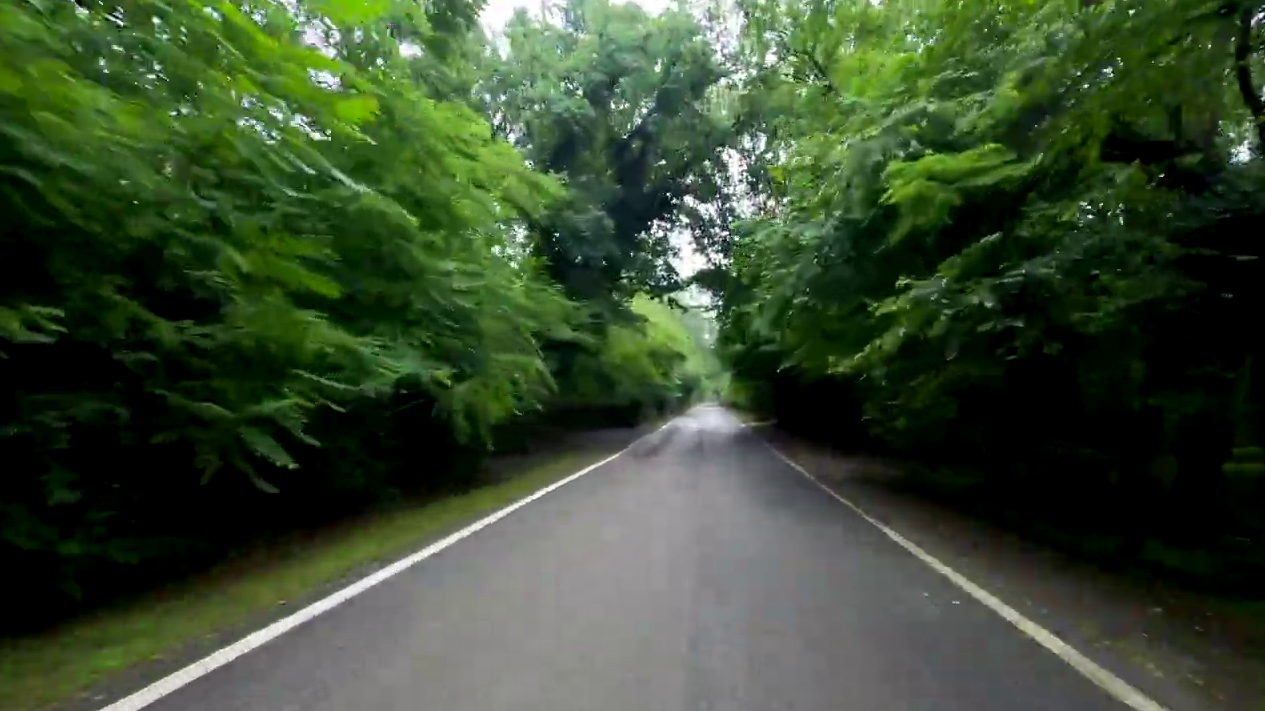
#> input picture Line Detect/Lane.png, 1265 x 711 px, found by its file name
$ python mainV3.py
#> lines starting #> are read from the running program, lines starting #| are printed output that depends on the picture; after the words box and inside, x2 and y2 are one past the last pixel; in counts of white or black regions, pixels touching at a corner belong together; pictures that were not available may be replaced by others from this repository, and a replacement may not be noted
#> in make_img, img is the input picture: shape (711, 1265, 3); mean B, G, R 49.1, 75, 58.1
import cv2
import numpy as np
import time
def find_line(img):
    img = cv2.morphologyEx(img, cv2.MORPH_DILATE, kernel=np.ones((3,3),np.uint8))
    img = cv2.convertScaleAbs(img, alpha=1.5, beta=-80)
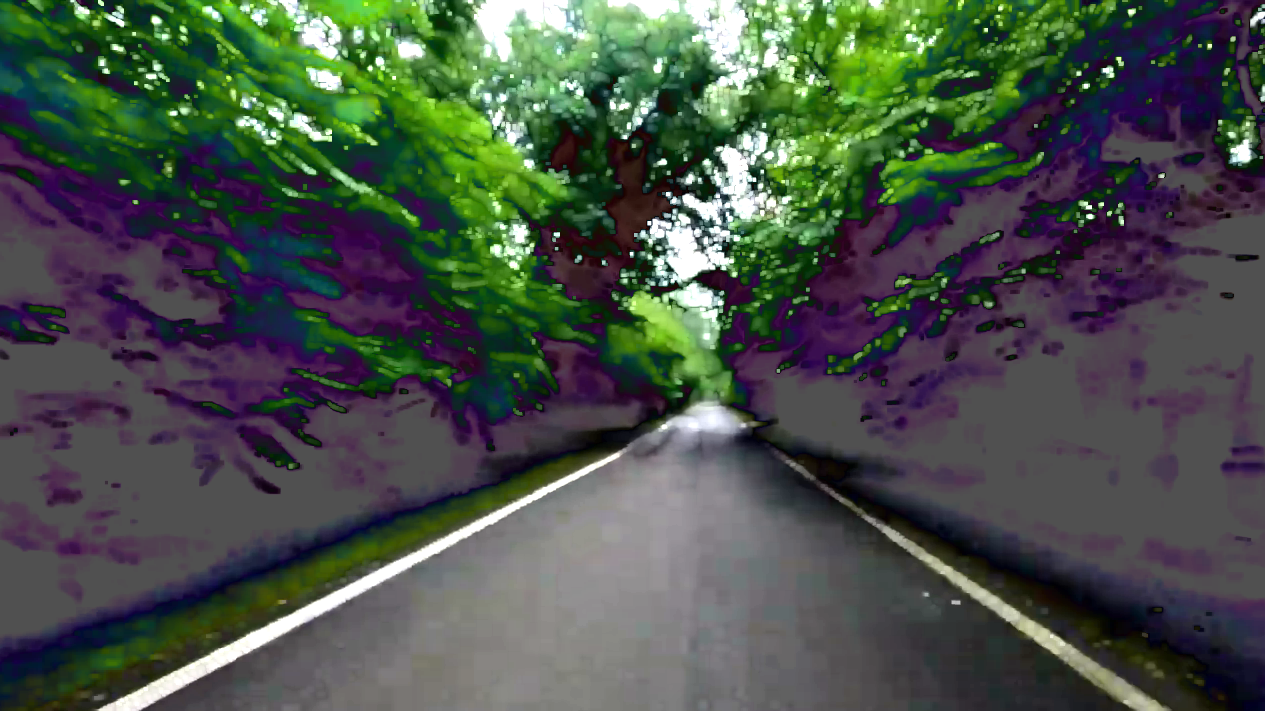
#> img: shape (711, 1265, 3); mean of channels 0, 1, 2 72.2, 81.4, 72.3; drawn as B, G, R
    lab_image = cv2.cvtColor(img, cv2.COLOR_BGR2RGB)
    R,G,B = cv2.split(lab_image)
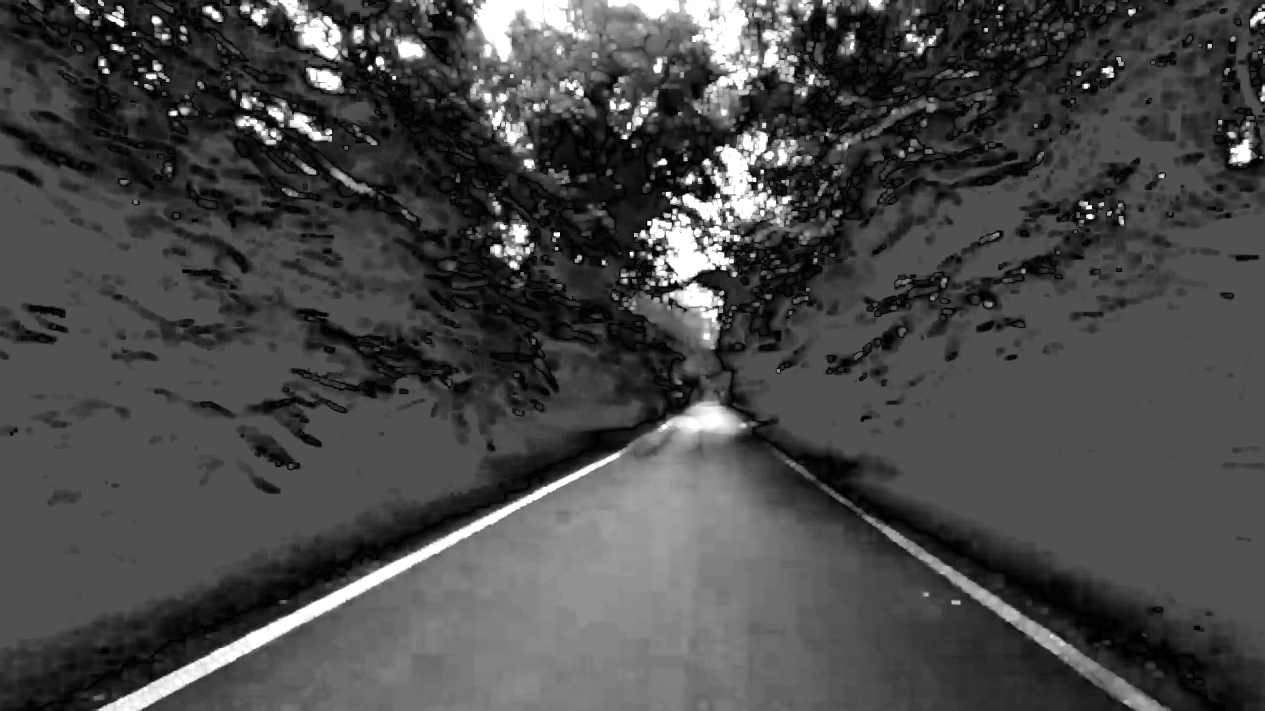
#> B: shape (711, 1265); min 0, max 255, mean 72.2
    cv2.imshow('', img)
    cv2.waitKey(0)
    cv2.imshow('', R)
    cv2.waitKey(0)
    # gray_img = cv2.cvtColor(L, cv2.COLOR_BGR2GRAY)
    gray_img = R
    # gray_img = cv2.GaussianBlur(gray_img, (5,5), 0 )

    # gray_img = cv2.convertScaleAbs(gray_img, alpha=1.4, beta=-30)
    cv2.imshow('B', gray_img)
    cv2.waitKey(0)
    # gray_img = cv2.erode(gray_img, kernel=np.ones((5, 5), np.uint8))

    edges = cv2.Canny(gray_img, 100, 200)
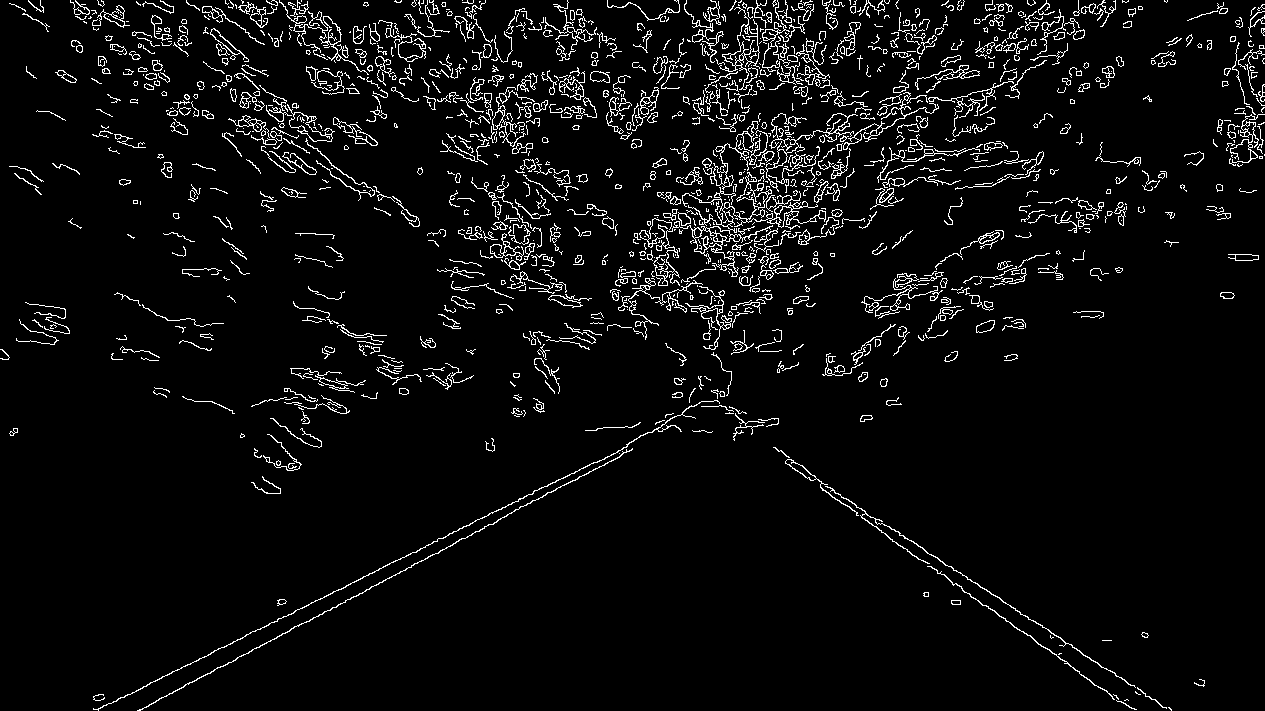
#> edges: shape (711, 1265); 5% white in thin lines or dots

    roi_vertices = [(270, 670), (600, 400), (1127, 712)]

    # roi_img = find_roi(edges)
    roi_img = roi(edges, np.array([roi_vertices], np.int32))
#> in roi, `cv2.fillPoly(mask, vertices, mask_color)`: mask: shape (711, 1265); 13.7% white; 1 white region, box (x1, y1, x2, y2) and area: (270, 400, 1125, 711) 123486
#> in roi, `masked_img = cv2.bitwise_and(image, mask)`:
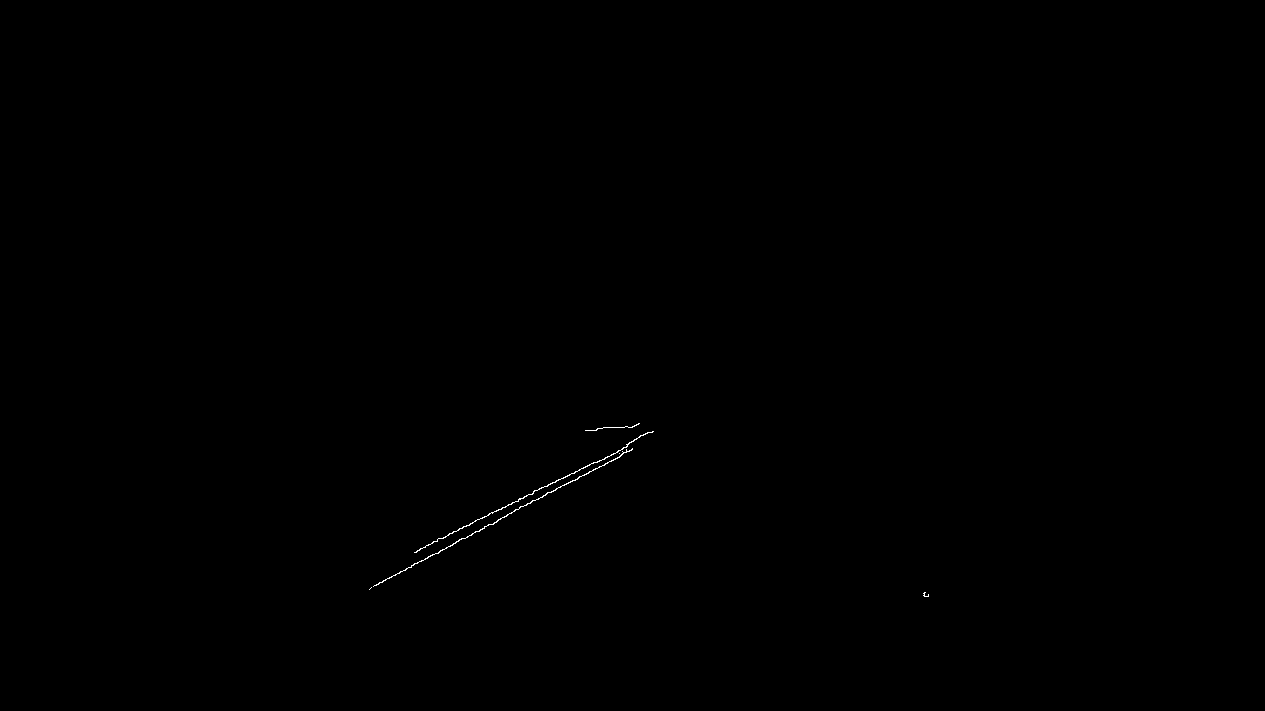
#> masked_img: shape (711, 1265); 0.09% white in thin lines or dots, all inside (x1, y1, x2, y2) = (369, 423, 929, 597)
    # contours, _ = cv2.findContours(roi_img, cv2.RETR_TREE, cv2.CHAIN_APPROX_SIMPLE)
    contours, _ = cv2.findContours(roi_img, cv2.RETR_EXTERNAL, cv2.CHAIN_APPROX_NONE)
#> contours = 6 contours, 4 with area under 20; largest, box (x1, y1, x2, y2) and area: (373, 448, 633, 587) 106, (414, 431, 654, 553) 92
    lines = cv2.HoughLinesP(roi_img, 1, np.pi/180, 100, minLineLength=100, maxLineGap=10)
#> lines = [[369, 589, 632, 449], [432, 542, 627, 446], [374, 585, 589, 471]]
    cv2.drawContours(img, contours, -1, (0,0,255), 2)
    def draw_lines(image, hough_lines):

        for line in hough_lines:
            x1, y1, x2, y2 = line[0]
            cv2.line(image, (x1, y1), (x2, y2), (0, 255, 0), 2)
#> this loop made 3 passes

        return image


    final_img = draw_lines(img, lines)


    return img
    return final_img

def roi(image, vertices):
    mask = np.zeros_like(image)
    mask_color = 255
    cv2.fillPoly(mask, vertices, mask_color)
    masked_img = cv2.bitwise_and(image, mask)
    return masked_img


def find_roi(img):
    mask = np.zeros(img.shape[:2], dtype=np.uint8)
    shape = img.shape
    center = [shape[1] // 2, shape[0] // 2]
    left_point = [0, shape[0]]
    right_point = [shape[1], shape[0]]
    points = np.array([center, left_point, right_point])
    points = points.reshape((-1, 1, 2))
    cv2.fillPoly(mask, [points], color=(255, 255, 255))
    roi_img = cv2.bitwise_and(img, img, mask=mask)
    return roi_img

# def find_roi(img):
#     mask = np.zeros_like(img)
#     height, width = img.shape
#     polygon = np.array([[
#         (int(width * 0.1), height),
#         (int(width * 0.9), height),
#         (int(width * 0.55), int(height * 0.6)),
#         (int(width * 0.45), int(height * 0.6))
#     ]], np.int32)
#     cv2.fillPoly(mask, polygon, 255)
#     roi_img = cv2.bitwise_and(img, mask)
#     return roi_img

def make_vid():
    vid = cv2.VideoCapture(r"C:\Users\Lenovo\Desktop\AISC2024 IOTMLLAB\Line Detect\lane.mp4")
    success = True
    count = 0
    fourcc = cv2.VideoWriter_fourcc(*'mp4v')
    video = cv2.VideoWriter('video.avi', fourcc, 30, (int(vid.get(cv2.CAP_PROP_FRAME_WIDTH)), int(vid.get(cv2.CAP_PROP_FRAME_HEIGHT))))

    while success:
        success, frame = vid.read()
        if success:
            count += 1
            print(f'Frame {count}')
            result = find_line(frame)
            video.write(result)
    print('Done')
    vid.release()
    video.release()
    cv2.destroyAllWindows()

def make_img():
    img_path = r"c:\Users\Lenovo\Downloads\Lane.png"
    img = cv2.imread(img_path)
    result = find_line(img)
    cv2.imshow("Find line", result)
    cv2.waitKey(0)
    cv2.destroyAllWindows()

def play_vid():
    cap = cv2.VideoCapture('video.avi')
    if not cap.isOpened():
        print("Error opening video file")
        return

    while cap.isOpened():
        ret, frame = cap.read()
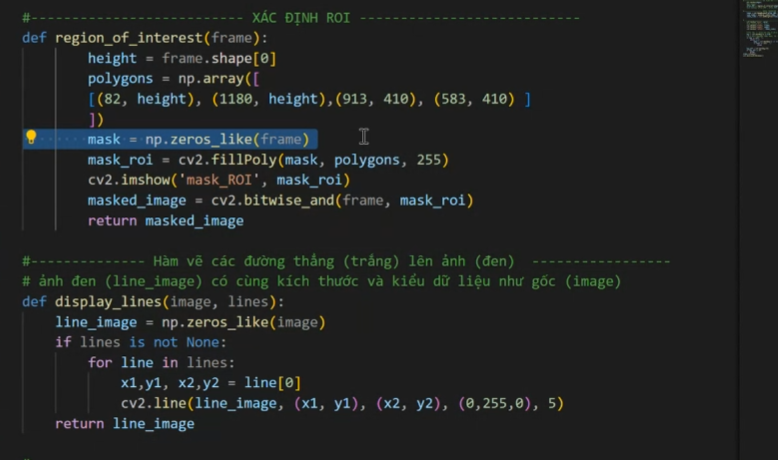
#> input picture Line Detect/image.png, 778 x 460 px, given in place of video.avi, which was not available
#> frame is the input picture: shape (460, 778, 3); mean B, G, R 35.6, 36.1, 33.9
        if ret:
            cv2.imshow('Frame', frame)
            time.sleep(0.02)
            if cv2.waitKey(1) & 0xFF == 27:  # Press ESC to exit
#> (key Esc is pressed here)
                break
        else:
            break

    cap.release()
    cv2.destroyAllWindows()


if __name__ == "__main__":
    make_img()
    # make_vid()
    while True:
        play_vid()
